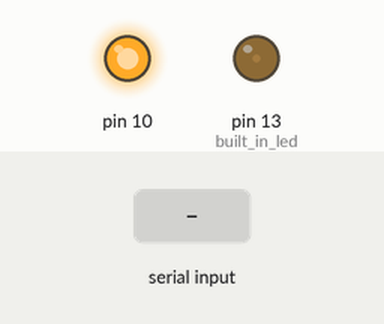
This sketch was run on a simulated Arduino Uno, built with avr-gcc and run on an emulated ATmega328P. On the bench: output pins drawn as LEDs (lit = HIGH). The inputs (shaded band) are chosen by the test bench. What the sketch prints to the serial monitor is not drawn.

Above: at 1.2 s.
1.3 s: byte 30 received over Serial
At 2.6 s:
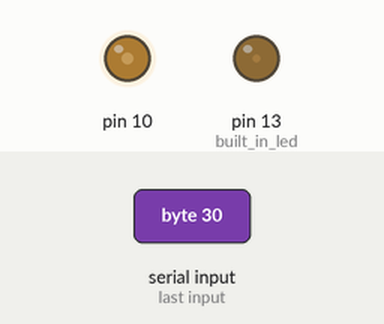
2.9 s: byte 90 received over Serial
At 3.5 s:
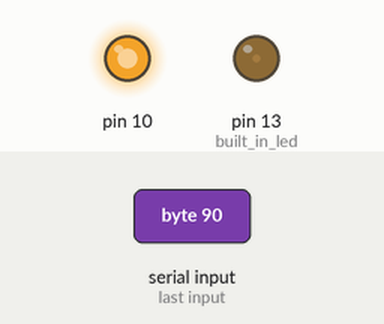
Timing chart, 0 to 5.9 s (numbered marks = the images above; inputs shaded):
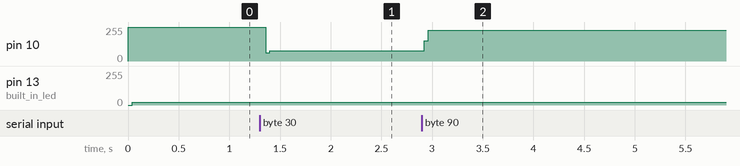

Measured:
- after the input at 1.3 s, pin 10: 255/255 → 76/255 after 0.06 s
- after the input at 2.9 s, pin 10: 76/255 → 229/255 at once

The sketch:

sketch_sep13c.ino
```cpp
#include <avr/wdt.h>

bool run_once = false;

uint8_t count1to100 = 0;
uint8_t duty = 200;


void setup() {
  //set pins as outputs
  Serial.begin(9600);
  Serial.println("reset");

  pinMode(13, OUTPUT);  // built in led
  pinMode(10, OUTPUT);

  cli();
  set_timer_10KHz();
  sei();

  wdt_enable(WDTO_15MS);

}  //end setup

void loop() {
  //do other things here
  wdt_reset();

  if (run_once == true) {
    run_once = false;

    digitalWrite(13, HIGH);
    // start

    if (count1to100 > duty) digitalWrite(10, LOW);
    else digitalWrite(10, HIGH);

    // end
    digitalWrite(13, LOW);
  }
}

ISR(TIMER1_COMPA_vect) {
  run_once = true;
  if (count1to100++ == 100) count1to100 = 1;
}

void serialEvent() {
  duty = Serial.read();
}

void set_timer_1KHz() {
  //set timer1 interrupt at 1KHz
  TCCR1A = 0;  // set entire TCCR1A register to 0
  TCCR1B = 0;  // same for TCCR1B
  TCNT1 = 0;   //initialize counter value to 0
  // set compare match register for 1KHz increments
  OCR1A = 249;  // = (16*10^6) / (1000*64) - 1 (must be <65536)
  // turn on CTC mode
  TCCR1B |= (1 << WGM12);
  // Set CS11 and CS10 bits for 64 prescaler
  TCCR1B |= (1 << CS11) | (1 << CS10);
  // enable timer compare interrupt
  TIMSK1 |= (1 << OCIE1A);
}

void set_timer_10KHz() {
  //set timer1 interrupt at 10KHz
  TCCR1A = 0;  // set entire TCCR1A register to 0
  TCCR1B = 0;  // same for TCCR1B
  TCNT1 = 0;   //initialize counter value to 0
  // set compare match register for 10KHz increments
  OCR1A = 199;  // = (16*10^6) / (10000*8) - 1 (must be <65536)
  // turn on CTC mode
  TCCR1B |= (1 << WGM12);
  // Set CS11 and CS10 bits for 8 prescaler
  TCCR1B |= (1 << CS11);
  // enable timer compare interrupt
  TIMSK1 |= (1 << OCIE1A);
}
```
